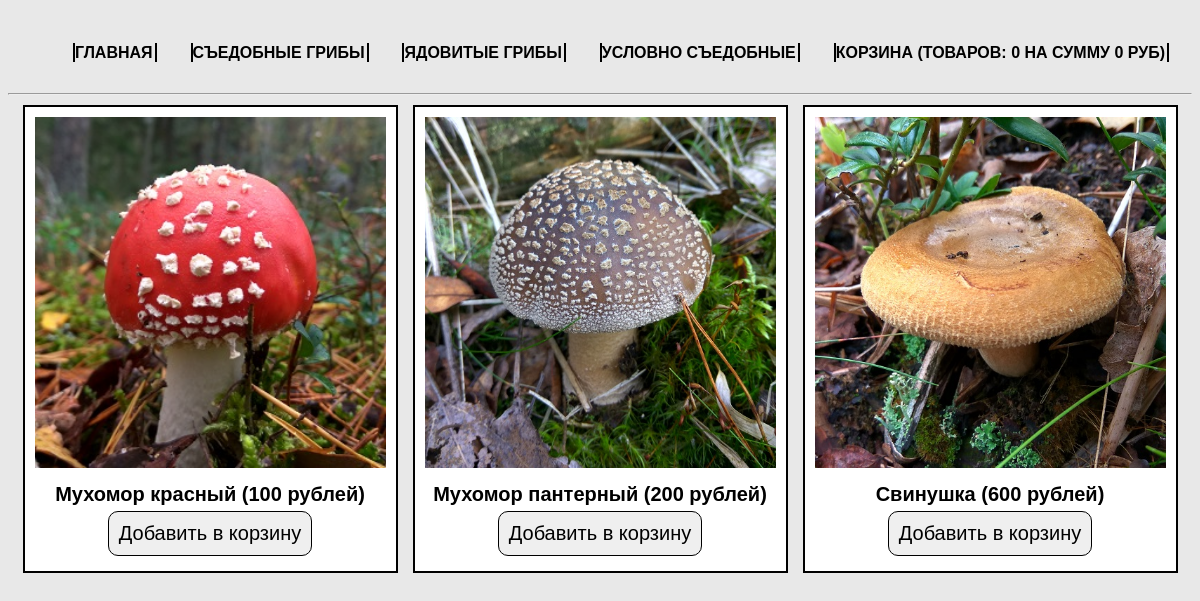
The page /index.php?cat=poisonous on the database its author committed.
### tables this page shows
CREATE TABLE `cats` (
  `id` int(11) NOT NULL,
  `name` varchar(50) NOT NULL,
  `rus_name` varchar(50) NOT NULL
);

CREATE TABLE `products` (
  `id` int(11) NOT NULL,
  `title` varchar(50) NOT NULL,
  `cat` varchar(50) NOT NULL,
  `price` int(11) NOT NULL,
  `rus_name` varchar(50) NOT NULL,
  `img` varchar(50) NOT NULL,
  `descr` text NOT NULL
);

### index.php (the view, shortened to what this page needs)
<?php
require_once 'DB/db.php';
if(isset($_GET['cat'])) {
    $currentCat = $_GET['cat'];
    $products = $connect->query("SELECT * FROM products WHERE cat='$currentCat'");
    $products = $products->fetchAll(PDO::FETCH_ASSOC);
} else {
    $products = $connect->query("SELECT * FROM products");
    $products = $products->fetchAll(PDO::FETCH_ASSOC);
}
require_once 'parts/header.php';
?>
<div class="main">
  <?php foreach ($products as $product){ ?>
    <div class="card">
      <a href="product.php?product=<?php echo $product['title']; ?>">
        <img class="img-index" src="img/<?php echo $product['img']; ?>" alt="<?php echo $product['rus_name']; ?>">
      </a>
      <div class="label"><?php echo $product['rus_name']; ?> (<?php echo $product['price']; ?> рублей)</div>
      <form action="action/add.php" method="post">
        <?php require 'action/add-form.php'; ?>
      </form>
    </div>
  <?php } ?>
</div>
<?php
require_once 'parts/footer.php';
?>

### parts/header.php (shortened to what this page needs)
<?php
require_once 'db/db.php';
$cats = $connect->query("SELECT * FROM cats");
$cats = $cats->fetchAll(PDO::FETCH_ASSOC);
?>
<!doctype html>
<html lang="ru">
<head>
  <link rel="stylesheet" href="css/style.css">
</head>
<body>
<nav>
  <ul>
    <li><a href="index.php">Главная</a></li>
      <? foreach($cats as $cat) {?>
          <li><a href="index.php?cat=<? echo $cat['name']?>"><? echo $cat['rus_name'] ?></a></li>
      <? } ?>
    <li><a href="cart.php">Корзина (Товаров: <? echo $_SESSION['totalQuantity'] ? : 0; ?> на сумму <? echo $_SESSION['totalPrice'] ? : 0; ?> руб)</a></li>
  </ul>
</nav>
<hr>

### action/add-form.php (shortened to what this page needs)
<form action="action/add.php" method="POST">
        <input type="submit" value="Добавить в корзину">
</form>

### css/style.css (style rules this page uses)
* { font-family: 'Arial', sans-serif; font-size: 20px; }
body { margin-top: 20px; background-color: #e8e8e8; }
a { text-decoration: none; text-transform: uppercase; color: #000000; -webkit-transition: all .3s; -moz-transition: all .3s; -ms-transition: all .3s; -o-transition: all .3s; transition: all .3s; }
input, button { margin: 5px auto; border: none; padding: 10px; -webkit-transition: all .3s; -moz-transition: all .3s; -ms-transition: all .3s; -o-transition: all .3s; transition: all .3s; }
input[type=submit], button { -webkit-border-radius: 10px; -moz-border-radius: 10px; border-radius: 10px; border: 1px solid black; display: block; cursor: pointer; }
label, .label { margin-top: 10px; font-weight: 700; }
.main, nav { width: 1170px; margin: auto; display: flex; flex-wrap: wrap; justify-content: space-around; }
nav ul { display: flex; list-style: none; width: 100%; justify-content: space-around; font-weight: 700; }
nav a { font-size: 16px; }
nav a:after { content: ''; width: 10px; height: 10px; border: 1px solid #000; margin-left: 2px; }
nav a:before { content: ''; width: 10px; height: 10px; border: 1px solid #000; margin-left: 2px; }
.card { margin-bottom: 15px; width: 30%; padding: 10px; border: 2px solid black; text-align: center; background-color: #fff; }
.img-index { width: 100%; min-width: 351px; min-height: 351px; }

### rows shown on the page
cats: rus_name "СЪЕДОБНЫЕ ГРИБЫ"
cats: rus_name "ЯДОВИТЫЕ ГРИБЫ"
cats: rus_name "УСЛОВНО СЪЕДОБНЫЕ"
products: img (picture), rus_name "Мухомор красный", price "100"
products: img (picture), rus_name "Мухомор пантерный", price "200"
products: img (picture), rus_name "Свинушка", price "600"

### other values the page prints
$_SESSION['totalQuantity'] ? : 0 "0"
$_SESSION['totalPrice'] ? : 0 "0"
